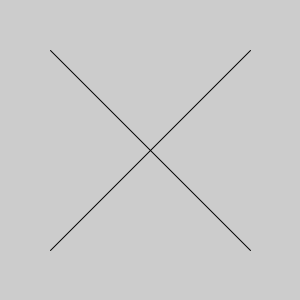
Frame 1 (no input)
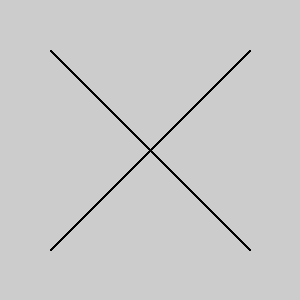
Frame 60 (the mouse pressed at the canvas centre just before this capture)
Frame 120 (the mouse held since frame 60 and released just before this capture): identical to frame 60, image omitted

The Processing sketch that drew these frames (run headless with seeded random() and noise(); from frame 60 on, the mouse is pressed at the canvas centre):

// Processing sketch: processing_13895
// ── processing_13895.pde

void setup() {
  size(300,300);
}

void draw() {
  line(50,50,250,250);
  line(250,50,50,250);
}
